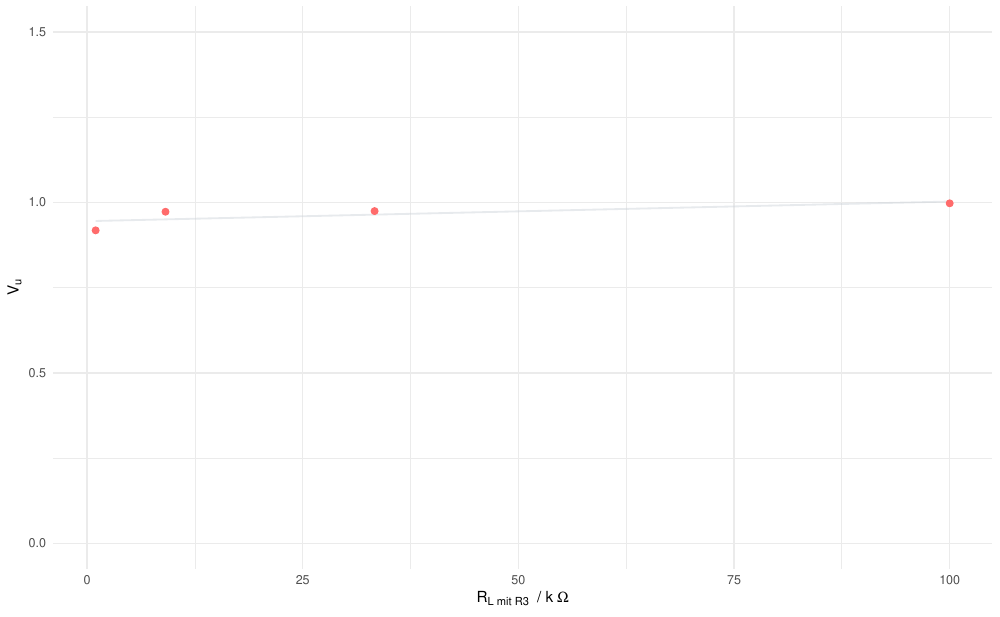

The script that saved this image:
library(ggplot2)

width <- 10
height <- 0.618 * width

pdfName <- "2_5_1.pdf"


R3 <- 10000000000 # collector resistance
R <- c(100, 33.33, 9.09, 0.99)

#R <- (R * R3) / (R+R3)

V <- c(0.9973, 0.9745, 0.9726, 0.918)


sum(V/R)/length(V)

dat <- data.frame(R, V)

attach(dat)
#model <- lm(V~log(R))

#coef(model)

#Rs <- seq(from=0, to=100, length.out = 1000)
#Vs <- predict(model, newdata = data.frame(R=Rs))


#predictdata <- data.frame(Rs, Vs)

pointColor <- "#ff6b6b"
curveColor <- "#ced4da7F"

xlab <- bquote("R"["L mit R3"]~" / k"~Omega)
ylab <- bquote("V"["u"])

ylim <- c(0, 1.5)

p <- ggplot(data = dat, aes(x = R, y=V)) +
    theme_minimal() +
    xlab(xlab)+
    ylab(ylab)+
    scale_y_continuous(limits=ylim) +
    geom_smooth(method = "lm", se=FALSE, color=curveColor, size=0.618) +
    geom_point(color=pointColor, size=2)

pdf(pdfName, width, height)
p
